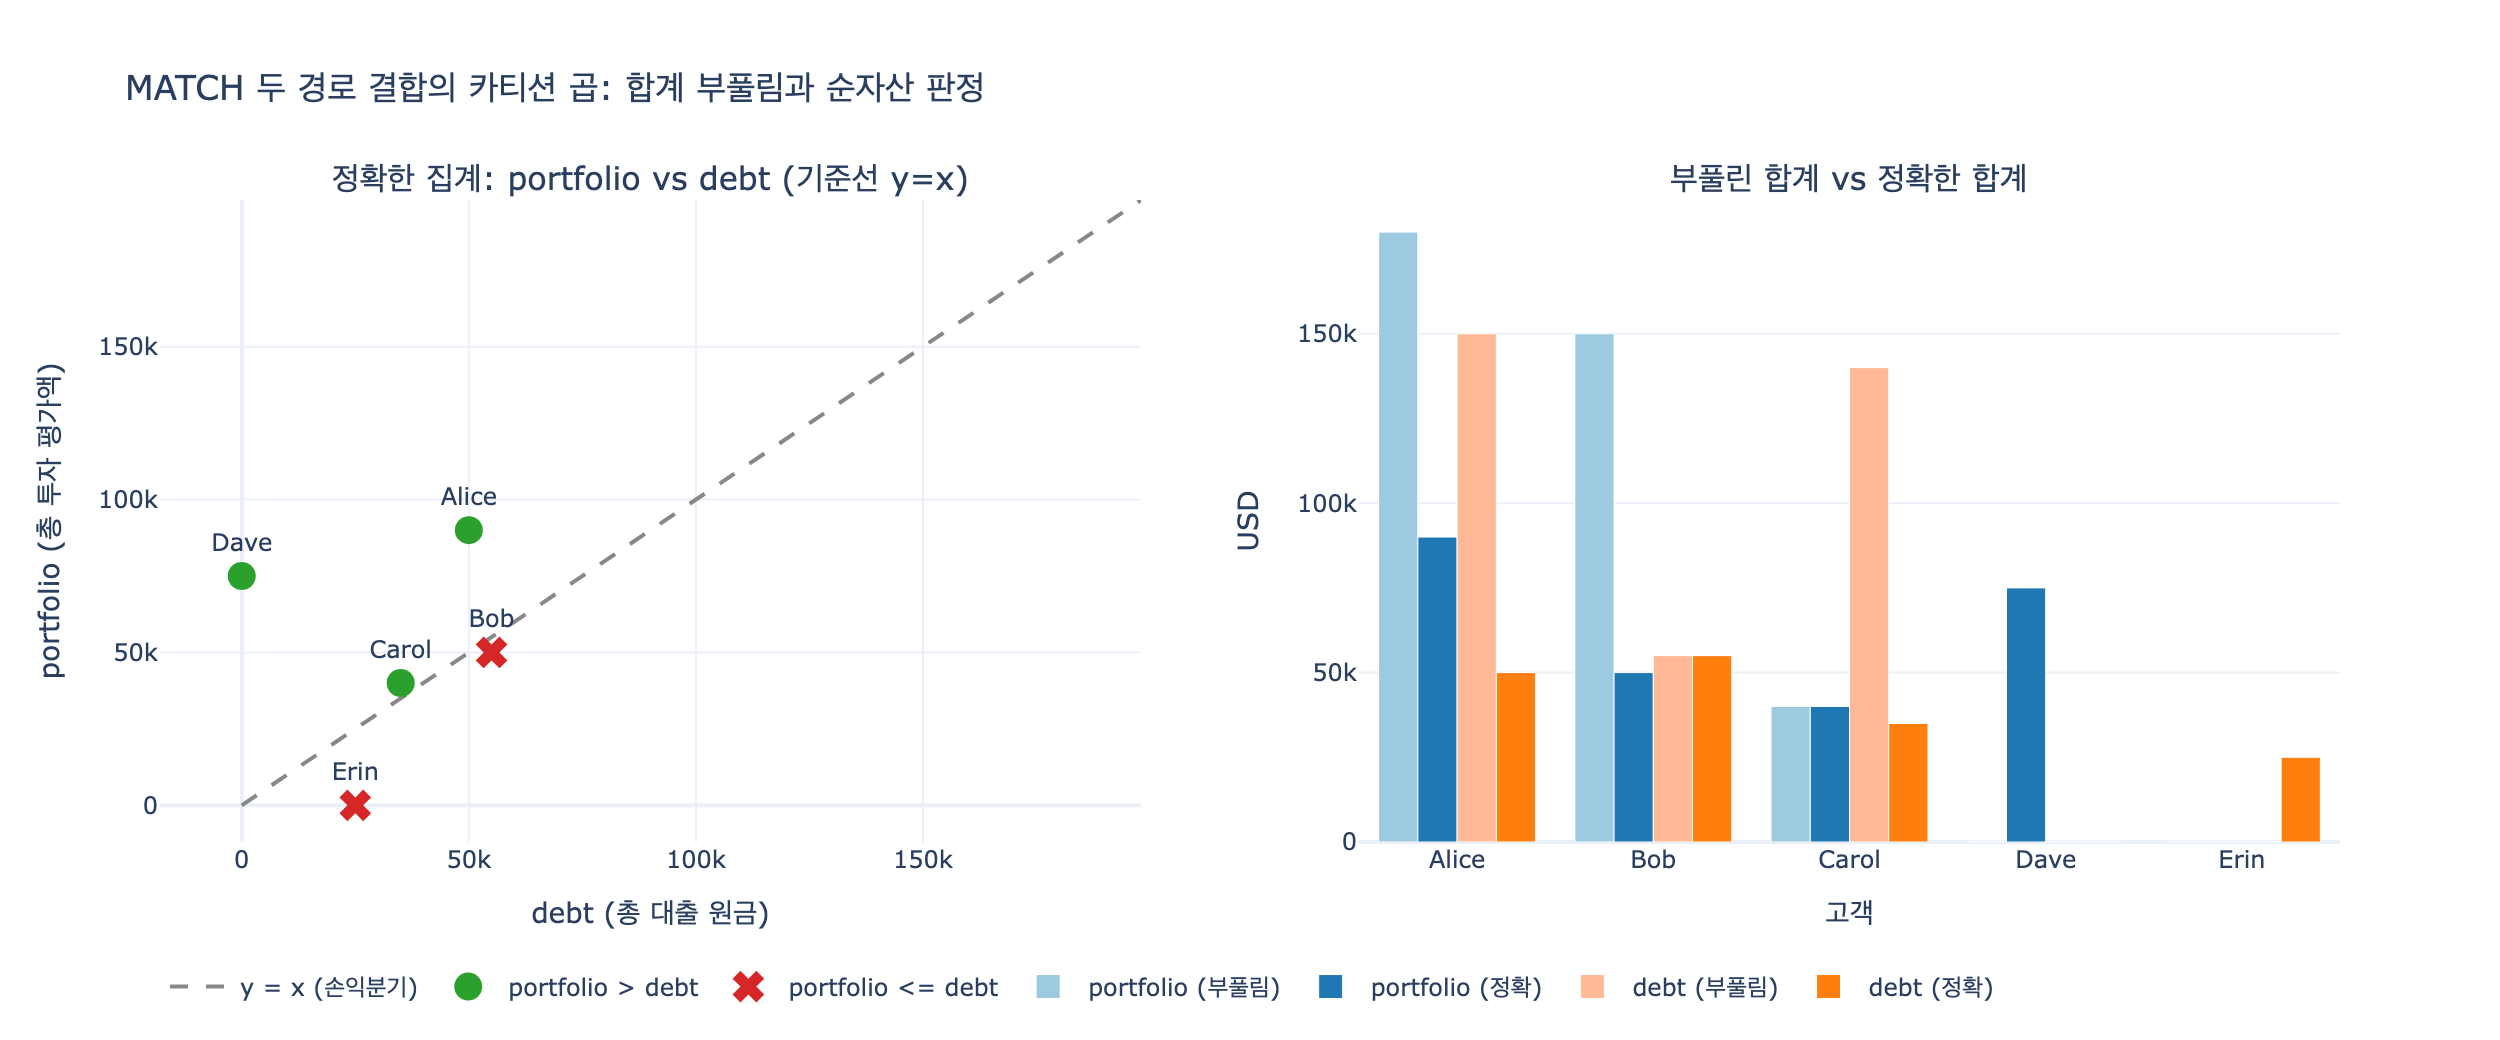

This chart was generated by the following Python code:
# 필요 패키지: plotly, kaleido  (pip install plotly kaleido)
# %% [markdown]
# # MATCH 두 경로 결합의 카티션 곱 함정
#
# 카드 질의:
#
# ```gql
# MATCH (c:Customer)-[:holds]->(inv:Investment),
#       (c)-[:has_loan]->(loan:Loan)
# WITH c, SUM(inv.currentValue) AS portfolio, SUM(loan.principal) AS debt
# WHERE portfolio > debt
# RETURN c.name, portfolio, debt
# ```
#
# 이 노트북은 **GQL 엔진 없이 순수 파이썬으로 질의 의미론을 재현**한다.
#
# 핵심 주장: 같은 변수 `c`를 공유하는 두 경로를 쉼표로 나열하면 결과 테이블은
# 고객별로 **투자 행 × 대출 행**의 카티션 곱이 되고, 그 위에서 `SUM`을 돌리면
#
# $$\widehat{portfolio}_c = n^{loan}_c \cdot \sum_i v_i, \qquad
#   \widehat{debt}_c = n^{inv}_c \cdot \sum_j p_j$$
#
# 즉 각 합계가 **상대 경로의 행 수만큼** 부풀려진다.

# %%
def _show(fig):
    try:
        from IPython import get_ipython
        if get_ipython() is not None:  # VSCode 셀/Jupyter에서만 렌더링
            fig.show()
    except ImportError:
        pass


# %% [markdown]
# ## 1. 그래프 데이터 (노드 + 엣지)
#
# Banking & Finance 온톨로지의 일부만 쓴다: `Customer -[:holds]-> Investment`,
# `Customer -[:has_loan]-> Loan`.

# %%
customers = {
    "C1": {"customerId": "C1", "name": "Alice"},
    "C2": {"customerId": "C2", "name": "Bob"},
    "C3": {"customerId": "C3", "name": "Carol"},
    "C4": {"customerId": "C4", "name": "Dave"},
    "C5": {"customerId": "C5", "name": "Erin"},
}

investments = {
    "H1": {"holdingId": "H1", "symbol": "MSFT", "currentValue": 40000},
    "H2": {"holdingId": "H2", "symbol": "AAPL", "currentValue": 30000},
    "H3": {"holdingId": "H3", "symbol": "NVDA", "currentValue": 20000},
    "H4": {"holdingId": "H4", "symbol": "TSLA", "currentValue": 50000},
    "H5": {"holdingId": "H5", "symbol": "AMZN", "currentValue": 10000},
    "H6": {"holdingId": "H6", "symbol": "GOOG", "currentValue": 10000},
    "H7": {"holdingId": "H7", "symbol": "META", "currentValue": 10000},
    "H8": {"holdingId": "H8", "symbol": "NFLX", "currentValue": 10000},
    "H9": {"holdingId": "H9", "symbol": "AMD", "currentValue": 60000},
    "H10": {"holdingId": "H10", "symbol": "INTC", "currentValue": 15000},
}

loans = {
    "L1": {"loanId": "L1", "principal": 30000, "status": "active"},
    "L2": {"loanId": "L2", "principal": 20000, "status": "active"},
    "L3": {"loanId": "L3", "principal": 30000, "status": "active"},
    "L4": {"loanId": "L4", "principal": 15000, "status": "active"},
    "L5": {"loanId": "L5", "principal": 10000, "status": "active"},
    "L6": {"loanId": "L6", "principal": 35000, "status": "active"},
    "L7": {"loanId": "L7", "principal": 25000, "status": "active"},
}

# (customer, investment) 엣지 — :holds
holds = [
    ("C1", "H1"), ("C1", "H2"), ("C1", "H3"),          # Alice: 투자 3건
    ("C2", "H4"),                                        # Bob:   투자 1건
    ("C3", "H5"), ("C3", "H6"), ("C3", "H7"), ("C3", "H8"),  # Carol: 투자 4건
    ("C4", "H9"), ("C4", "H10"),                         # Dave:  투자 2건
    # Erin(C5): 투자 없음
]

# (customer, loan) 엣지 — :has_loan
has_loan = [
    ("C1", "L1"), ("C1", "L2"),                          # Alice: 대출 2건
    ("C2", "L3"), ("C2", "L4"), ("C2", "L5"),            # Bob:   대출 3건
    ("C3", "L6"),                                        # Carol: 대출 1건
    # Dave(C4): 대출 없음
    ("C5", "L7"),                                        # Erin:  대출 1건
]

for cid, cust in customers.items():
    n_inv = sum(1 for c, _ in holds if c == cid)
    n_loan = sum(1 for c, _ in has_loan if c == cid)
    print(f"{cid} {cust['name']:6s} 투자 {n_inv}건 / 대출 {n_loan}건")

# 출력:
# C1 Alice  투자 3건 / 대출 2건
# C2 Bob    투자 1건 / 대출 3건
# C3 Carol  투자 4건 / 대출 1건
# C4 Dave   투자 2건 / 대출 0건
# C5 Erin   투자 0건 / 대출 1건

# %% [markdown]
# ## 2. `MATCH` 두 경로 결합 = 중첩 루프 (inner join)
#
# 쉼표로 나열된 두 경로는 `c`를 공유하므로, 엔진은 `c`가 같은 행끼리 조인한다.
# 파이썬으로는 그냥 이중 루프다.

# %%
def match_two_paths():
    """MATCH (c)-[:holds]->(inv), (c)-[:has_loan]->(loan) 의 결과 테이블."""
    rows = []
    for cid in customers:                                 # (c:Customer)
        inv_ids = [i for c, i in holds if c == cid]        # -[:holds]->(inv)
        loan_ids = [l for c, l in has_loan if c == cid]    # -[:has_loan]->(loan)
        for i in inv_ids:                                  # 카티션 곱 발생 지점
            for l in loan_ids:
                rows.append({"c": cid, "inv": i, "loan": l})
    return rows


rows = match_two_paths()
print(f"결과 행 수 = {len(rows)}")
print("Alice(C1) 행:")
for r in rows:
    if r["c"] == "C1":
        print("  ", r)

# 출력:
# 결과 행 수 = 13        (= 6 + 3 + 4 + 0 + 0)
# Alice(C1) 행:
#    {'c': 'C1', 'inv': 'H1', 'loan': 'L1'}
#    {'c': 'C1', 'inv': 'H1', 'loan': 'L2'}
#    {'c': 'C1', 'inv': 'H2', 'loan': 'L1'}
#    {'c': 'C1', 'inv': 'H2', 'loan': 'L2'}
#    {'c': 'C1', 'inv': 'H3', 'loan': 'L1'}
#    {'c': 'C1', 'inv': 'H3', 'loan': 'L2'}

# %%
# 고객별 행 수 = 투자 수 × 대출 수. 한쪽이 0이면 행이 아예 없다(inner join 탈락).
from collections import Counter  # noqa: E402

row_count = Counter(r["c"] for r in rows)
for cid, cust in customers.items():
    n_inv = sum(1 for c, _ in holds if c == cid)
    n_loan = sum(1 for c, _ in has_loan if c == cid)
    print(f"{cust['name']:6s} {n_inv} x {n_loan} = {n_inv * n_loan:2d} 행 "
          f"(실제 {row_count.get(cid, 0)}) "
          f"{'<- MATCH 결합에서 탈락' if row_count.get(cid, 0) == 0 else ''}")

# 출력:
# Alice  3 x 2 =  6 행 (실제 6)
# Bob    1 x 3 =  3 행 (실제 3)
# Carol  4 x 1 =  4 행 (실제 4)
# Dave   2 x 0 =  0 행 (실제 0) <- MATCH 결합에서 탈락
# Erin   0 x 1 =  0 행 (실제 0) <- MATCH 결합에서 탈락

# %% [markdown]
# ## 3. `WITH ... SUM(...)` — 집계 경계와 부풀림
#
# `WITH c, SUM(inv.currentValue) AS portfolio, SUM(loan.principal) AS debt`는
# 비집계 항목인 `c`를 **그룹 키**로 삼아 행을 고객별로 묶는다.
# 문제는 묶기 전 행들이 이미 카티션 곱이라는 점이다.

# %%
def aggregate_naive(rows):
    """카드 질의 그대로: 결합된 행 위에서 SUM → 부풀려진 값."""
    acc = {}
    for r in rows:
        a = acc.setdefault(r["c"], {"portfolio": 0, "debt": 0})
        a["portfolio"] += investments[r["inv"]]["currentValue"]
        a["debt"] += loans[r["loan"]]["principal"]
    return acc


def aggregate_correct():
    """경로별로 따로 집계 → 정확한 값 (대출/투자 없는 고객은 0)."""
    acc = {}
    for cid in customers:
        acc[cid] = {
            "portfolio": sum(investments[i]["currentValue"] for c, i in holds if c == cid),
            "debt": sum(loans[l]["principal"] for c, l in has_loan if c == cid),
        }
    return acc


naive = aggregate_naive(rows)
correct = aggregate_correct()

hdr = f"{'name':6s} {'portfolio(부풀림)':>18s} {'portfolio(정확)':>16s} {'debt(부풀림)':>14s} {'debt(정확)':>12s}"
print(hdr)
for cid, cust in customers.items():
    n = naive.get(cid, {"portfolio": 0, "debt": 0})
    k = correct[cid]
    print(f"{cust['name']:6s} {n['portfolio']:>18,d} {k['portfolio']:>16,d} "
          f"{n['debt']:>14,d} {k['debt']:>12,d}")

# 출력:
# name       portfolio(부풀림)  portfolio(정확)     debt(부풀림)   debt(정확)
# Alice             180,000           90,000        150,000       50,000
# Bob               150,000           50,000         55,000       55,000
# Carol              40,000           40,000        140,000       35,000
# Dave                    0           75,000              0            0
# Erin                    0                0              0       25,000

# %% [markdown]
# ## 4. 부풀림 배수 확인
#
# 이론값: $\widehat{portfolio}/portfolio = n^{loan}$, $\widehat{debt}/debt = n^{inv}$.

# %%
print(f"{'name':6s} {'n_inv':>5s} {'n_loan':>6s} {'pf 배수':>8s} {'debt 배수':>9s}")
for cid, cust in customers.items():
    n_inv = sum(1 for c, _ in holds if c == cid)
    n_loan = sum(1 for c, _ in has_loan if c == cid)
    n, k = naive.get(cid, {"portfolio": 0, "debt": 0}), correct[cid]
    pf_x = n["portfolio"] / k["portfolio"] if k["portfolio"] else float("nan")
    dt_x = n["debt"] / k["debt"] if k["debt"] else float("nan")
    print(f"{cust['name']:6s} {n_inv:>5d} {n_loan:>6d} {pf_x:>8.1f} {dt_x:>9.1f}")

# 출력:
# name   n_inv n_loan   pf 배수  debt 배수
# Alice      3      2      2.0       3.0
# Bob        1      3      3.0       1.0
# Carol      4      1      1.0       4.0
# Dave       2      0      0.0       nan
# Erin       0      1      nan       0.0

# %% [markdown]
# ## 5. `WHERE portfolio > debt` — 두 방식의 판정이 갈린다
#
# `WHERE`가 `WITH` **뒤**에 있으므로 집계 결과(`portfolio`, `debt`)를 필터할 수 있다.
# 하지만 필터에 들어오는 값 자체가 틀렸으면 판정도 틀린다.

# %%
print(f"{'name':6s} {'부풀림 판정':>12s} {'정확 판정':>10s}  비고")
for cid, cust in customers.items():
    n, k = naive.get(cid), correct[cid]
    naive_v = None if n is None else n["portfolio"] > n["debt"]
    corr_v = k["portfolio"] > k["debt"]
    if naive_v is None:
        note = "MATCH 결합에서 탈락 (행 없음)"
    elif naive_v and not corr_v:
        note = "!! 거짓 양성 — 잘못 포함"
    elif corr_v and not naive_v:
        note = "!! 거짓 음성 — 잘못 제외"
    else:
        note = "일치"
    print(f"{cust['name']:6s} {str(naive_v):>12s} {str(corr_v):>10s}  {note}")

print("\n카드 질의(부풀림)의 RETURN 결과:",
      sorted(customers[c]["name"] for c, v in naive.items() if v["portfolio"] > v["debt"]))
print("정확한 집계의 RETURN 결과   :",
      sorted(customers[c]["name"] for c, v in correct.items()
             if v["portfolio"] > v["debt"] and sum(1 for x, _ in has_loan if x == c)))
print("OPTIONAL MATCH 보정 결과    :",
      sorted(customers[c]["name"] for c, v in correct.items() if v["portfolio"] > v["debt"]))

# 출력:
# name    부풀림 판정   정확 판정  비고
# Alice          True       True  일치
# Bob            True      False  !! 거짓 양성 — 잘못 포함
# Carol         False       True  !! 거짓 음성 — 잘못 제외
# Dave           None       True  MATCH 결합에서 탈락 (행 없음)
# Erin           None      False  MATCH 결합에서 탈락 (행 없음)
#
# 카드 질의(부풀림)의 RETURN 결과: ['Alice', 'Bob']
# 정확한 집계의 RETURN 결과   : ['Alice', 'Carol']
# OPTIONAL MATCH 보정 결과    : ['Alice', 'Carol', 'Dave']

# %% [markdown]
# ## 6. 부풀림을 피하는 세 가지 재작성
#
# ### (a) `DISTINCT` 로 중복 제거 후 집계
# 카티션 곱 행은 그대로 두고, 집계 대상만 유일한 노드로 줄인다.
# Cypher에서는 `SUM(DISTINCT inv.currentValue)`가 **값** 기준 중복 제거라 위험하다
# (같은 금액의 서로 다른 보유가 하나로 합쳐진다). 아래 두 구현을 비교해 본다.

# %%
def aggregate_distinct_by_id(rows):
    """노드 ID 기준 중복 제거 — 정확."""
    acc = {}
    for r in rows:
        a = acc.setdefault(r["c"], {"inv": set(), "loan": set()})
        a["inv"].add(r["inv"])
        a["loan"].add(r["loan"])
    return {
        c: {
            "portfolio": sum(investments[i]["currentValue"] for i in a["inv"]),
            "debt": sum(loans[l]["principal"] for l in a["loan"]),
        }
        for c, a in acc.items()
    }


def aggregate_distinct_by_value(rows):
    """SUM(DISTINCT inv.currentValue) 처럼 '값' 기준 중복 제거 — 위험."""
    acc = {}
    for r in rows:
        a = acc.setdefault(r["c"], {"pf": set(), "dt": set()})
        a["pf"].add(investments[r["inv"]]["currentValue"])
        a["dt"].add(loans[r["loan"]]["principal"])
    return {c: {"portfolio": sum(a["pf"]), "debt": sum(a["dt"])} for c, a in acc.items()}


by_id = aggregate_distinct_by_id(rows)
by_val = aggregate_distinct_by_value(rows)
print(f"{'name':6s} {'ID-DISTINCT pf':>15s} {'값-DISTINCT pf':>15s} {'ID debt':>9s} {'값 debt':>9s}")
for cid in ["C1", "C2", "C3"]:
    a, b = by_id[cid], by_val[cid]
    print(f"{customers[cid]['name']:6s} {a['portfolio']:>15,d} {b['portfolio']:>15,d} "
          f"{a['debt']:>9,d} {b['debt']:>9,d}")
print("\nCarol은 10,000 짜리 보유 4건 → 값 기준 DISTINCT가 40,000을 10,000으로 붕괴시킨다.")
print("Bob은 30,000/15,000/10,000 대출 → 값 기준으로도 우연히 맞지만 보장은 없다.")

# 출력:
# name    ID-DISTINCT pf  값-DISTINCT pf   ID debt   값 debt
# Alice           90,000          90,000    50,000    50,000
# Bob             50,000          50,000    55,000    55,000
# Carol           40,000          10,000    35,000    35,000
#
# Carol은 10,000 짜리 보유 4건 → 값 기준 DISTINCT가 40,000을 10,000으로 붕괴시킨다.
# Bob은 30,000/15,000/10,000 대출 → 값 기준으로도 우연히 맞지만 보장은 없다.

# %% [markdown]
# ### (b) 경로를 순차 집계 — 각 `MATCH` 뒤에 `WITH`
#
# ```gql
# MATCH (c:Customer)-[:holds]->(inv:Investment)
# WITH c, SUM(inv.currentValue) AS portfolio        // 여기서 투자 경로가 닫힌다
# MATCH (c)-[:has_loan]->(loan:Loan)
# WITH c, portfolio, SUM(loan.principal) AS debt    // 대출 경로만 새로 곱해진다
# WHERE portfolio > debt
# RETURN c.name, portfolio, debt
# ```
#
# ### (c) 서브질의(패턴 내 집계)로 분리
#
# ```gql
# MATCH (c:Customer)
# WITH c,
#      COUNT { (c)-[:has_loan]->() } AS n_loan,
#      [ (c)-[:holds]->(i:Investment) | i.currentValue ] AS pf_vals,
#      [ (c)-[:has_loan]->(l:Loan)    | l.principal    ] AS debt_vals
# WITH c, REDUCE(s = 0.0, v IN pf_vals   | s + v) AS portfolio,
#         REDUCE(s = 0.0, v IN debt_vals | s + v) AS debt
# WHERE portfolio > debt
# RETURN c.name, portfolio, debt
# ```
#
# (b)는 대출이 없는 고객을 여전히 떨어뜨리지만, (c)는 리스트가 빈 배열이 되어
# `portfolio > 0` 으로 살아남는다. 아래에서 그 차이를 확인한다.

# %%
def aggregate_sequential():
    """(b) 순차 집계: 두 번째 MATCH가 inner join이므로 대출 없는 고객은 여전히 탈락."""
    out = {}
    for cid in customers:
        pf = sum(investments[i]["currentValue"] for c, i in holds if c == cid)
        loan_ids = [l for c, l in has_loan if c == cid]
        if not loan_ids:            # MATCH (c)-[:has_loan]->(loan) 이 실패 → 행 소멸
            continue
        out[cid] = {"portfolio": pf, "debt": sum(loans[l]["principal"] for l in loan_ids)}
    return out


def aggregate_subquery():
    """(c) 패턴 컴프리헨션: 빈 리스트 → 0. 대출 없는 고객도 유지."""
    return {
        cid: {
            "portfolio": sum(investments[i]["currentValue"] for c, i in holds if c == cid),
            "debt": sum(loans[l]["principal"] for c, l in has_loan if c == cid),
        }
        for cid in customers
    }


seq, sub = aggregate_sequential(), aggregate_subquery()
print("(b) 순차 집계 결과 :",
      sorted(customers[c]["name"] for c, v in seq.items() if v["portfolio"] > v["debt"]))
print("(c) 서브질의 결과  :",
      sorted(customers[c]["name"] for c, v in sub.items() if v["portfolio"] > v["debt"]))

# 출력:
# (b) 순차 집계 결과 : ['Alice', 'Carol']
# (c) 서브질의 결과  : ['Alice', 'Carol', 'Dave']

# %% [markdown]
# ## 7. `OPTIONAL MATCH` 보정
#
# ```gql
# MATCH (c:Customer)
# OPTIONAL MATCH (c)-[:holds]->(inv:Investment)
# WITH c, SUM(inv.currentValue) AS portfolio          // 없으면 SUM(null)=0
# OPTIONAL MATCH (c)-[:has_loan]->(loan:Loan)
# WITH c, portfolio, SUM(loan.principal) AS debt
# WHERE portfolio > debt
# RETURN c.name, portfolio, debt
# ```
#
# `OPTIONAL MATCH`는 매칭 실패 시 변수를 `null`로 채워 행을 유지하고,
# Cypher의 `SUM`은 `null`을 무시하므로 합계가 `0`이 된다.

# %%
def aggregate_optional():
    """OPTIONAL MATCH: 매칭 실패 → null 행 유지 → SUM(null) = 0."""
    out = {}
    for cid in customers:
        inv_vals = [investments[i]["currentValue"] for c, i in holds if c == cid] or [None]
        pf = sum(v for v in inv_vals if v is not None)          # SUM은 null 무시
        loan_vals = [loans[l]["principal"] for c, l in has_loan if c == cid] or [None]
        dt = sum(v for v in loan_vals if v is not None)
        out[cid] = {"portfolio": pf, "debt": dt}
    return out


opt = aggregate_optional()
for cid, v in opt.items():
    verdict = "포함" if v["portfolio"] > v["debt"] else "제외"
    print(f"{customers[cid]['name']:6s} portfolio={v['portfolio']:>7,d} "
          f"debt={v['debt']:>7,d} -> {verdict}")

# 출력:
# Alice  portfolio= 90,000 debt= 50,000 -> 포함
# Bob    portfolio= 50,000 debt= 55,000 -> 제외
# Carol  portfolio= 40,000 debt= 35,000 -> 포함
# Dave   portfolio= 75,000 debt=      0 -> 포함
# Erin   portfolio=      0 debt= 25,000 -> 제외

# %% [markdown]
# ## 8. 집계 전 `WHERE` vs 집계 후 `WHERE`
#
# `WHERE`의 위치가 의미를 바꾼다.
#
# - `MATCH ... WHERE loan.status = 'active'` → **행 단위** 필터(집계 전). 집계 변수 사용 불가.
# - `WITH ... WHERE portfolio > debt` → **그룹 단위** 필터(집계 후). SQL의 `HAVING`에 해당.
#
# 표준 GQL에서는 후자를 `FILTER` 문으로 쓴다.

# %%
# 집계 전 WHERE: status='active' 인 대출만 (여기선 전부 active라 결과 동일)
# 집계 후 WHERE를 집계 전에 쓰면? portfolio/debt가 아직 존재하지 않아 컴파일 에러.
try:
    _ = rows[0]["portfolio"]     # 집계 전 행에는 portfolio 컬럼이 없다
except KeyError as e:
    print("집계 전 행에 집계 변수 없음 ->", type(e).__name__, e)

# 출력: 집계 전 행에 집계 변수 없음 -> KeyError 'portfolio'

# %% [markdown]
# ## 9. 시각화
#
# 왼쪽: 고객별 `portfolio` vs `debt` 산점도. 기준선 $y = x$ 위쪽이 순부채,
# 아래쪽이 순자산 우위(`portfolio > debt`) 구간이다.
# 오른쪽: 부풀린 합계 vs 정확한 합계 비교.

# %%
import plotly.graph_objects as go  # noqa: E402
from plotly.subplots import make_subplots  # noqa: E402

order = ["C1", "C2", "C3", "C4", "C5"]
names = [customers[c]["name"] for c in order]
pf_ok = [correct[c]["portfolio"] for c in order]
dt_ok = [correct[c]["debt"] for c in order]
pf_bad = [naive.get(c, {"portfolio": 0})["portfolio"] for c in order]
dt_bad = [naive.get(c, {"debt": 0})["debt"] for c in order]

fig = make_subplots(
    rows=1, cols=2,
    subplot_titles=("정확한 집계: portfolio vs debt (기준선 y=x)",
                    "부풀린 합계 vs 정확한 합계"),
)

lim = max(pf_ok + dt_ok + pf_bad + dt_bad) * 1.1
fig.add_trace(go.Scatter(x=[0, lim], y=[0, lim], mode="lines", name="y = x (손익분기)",
                         line=dict(dash="dash", color="#888")), row=1, col=1)

win = [i for i, _ in enumerate(order) if pf_ok[i] > dt_ok[i]]
lose = [i for i, _ in enumerate(order) if pf_ok[i] <= dt_ok[i]]
fig.add_trace(go.Scatter(
    x=[dt_ok[i] for i in win], y=[pf_ok[i] for i in win], mode="markers+text",
    text=[names[i] for i in win], textposition="top center", name="portfolio > debt",
    marker=dict(size=14, color="#2ca02c", symbol="circle")), row=1, col=1)
fig.add_trace(go.Scatter(
    x=[dt_ok[i] for i in lose], y=[pf_ok[i] for i in lose], mode="markers+text",
    text=[names[i] for i in lose], textposition="top center", name="portfolio <= debt",
    marker=dict(size=14, color="#d62728", symbol="x")), row=1, col=1)

fig.add_trace(go.Bar(x=names, y=pf_bad, name="portfolio (부풀림)",
                     marker_color="#9ecae1"), row=1, col=2)
fig.add_trace(go.Bar(x=names, y=pf_ok, name="portfolio (정확)",
                     marker_color="#1f77b4"), row=1, col=2)
fig.add_trace(go.Bar(x=names, y=dt_bad, name="debt (부풀림)",
                     marker_color="#ffb996"), row=1, col=2)
fig.add_trace(go.Bar(x=names, y=dt_ok, name="debt (정확)",
                     marker_color="#ff7f0e"), row=1, col=2)

fig.update_xaxes(title_text="debt (총 대출 원금)", range=[-18000, lim], row=1, col=1)
fig.update_yaxes(title_text="portfolio (총 투자 평가액)", range=[-12000, lim], row=1, col=1)
fig.update_xaxes(title_text="고객", row=1, col=2)
fig.update_yaxes(title_text="USD", row=1, col=2)
fig.update_layout(
    title_text="MATCH 두 경로 결합의 카티션 곱: 합계 부풀림과 순자산 판정",
    barmode="group", height=520, width=1250, template="plotly_white",
    legend=dict(orientation="h", y=-0.18),
)

_show(fig)

import os  # noqa: E402

_png = os.path.join(os.path.dirname(os.path.abspath(__file__)), "expy.png")
fig.write_image(_png, scale=2)
print("saved:", _png)

# 출력: saved: .../87818820-709e-4fd8-a50a-a98291bb4f7f/expy.png

# %% [markdown]
# ## 정리
#
# | 작성법 | Alice | Bob | Carol | Dave | 결과 집합 |
# |---|---|---|---|---|---|
# | 카드 질의(두 경로 한 `MATCH`) | O | **O(오답)** | **X(오답)** | 탈락 | Alice, Bob |
# | `DISTINCT` (노드 ID 기준) | O | X | O | 탈락 | Alice, Carol |
# | 순차 집계 (`MATCH`+`WITH` 반복) | O | X | O | 탈락 | Alice, Carol |
# | 서브질의 / `OPTIONAL MATCH` | O | X | O | O | Alice, Carol, Dave |
#
# - 쉼표로 나열한 두 경로는 공유 변수 `c` 기준 **inner join**이며 곱집합을 만든다.
# - `WITH`는 집계 경계를 만들고, 뒤따르는 `WHERE`는 `HAVING` 역할을 한다.
# - 정답을 원하면 경로별로 집계 경계를 따로 두거나 서브질의로 분리한다.
# - 한쪽 상품이 없는 고객까지 세분화하려면 `OPTIONAL MATCH`가 필요하다.
